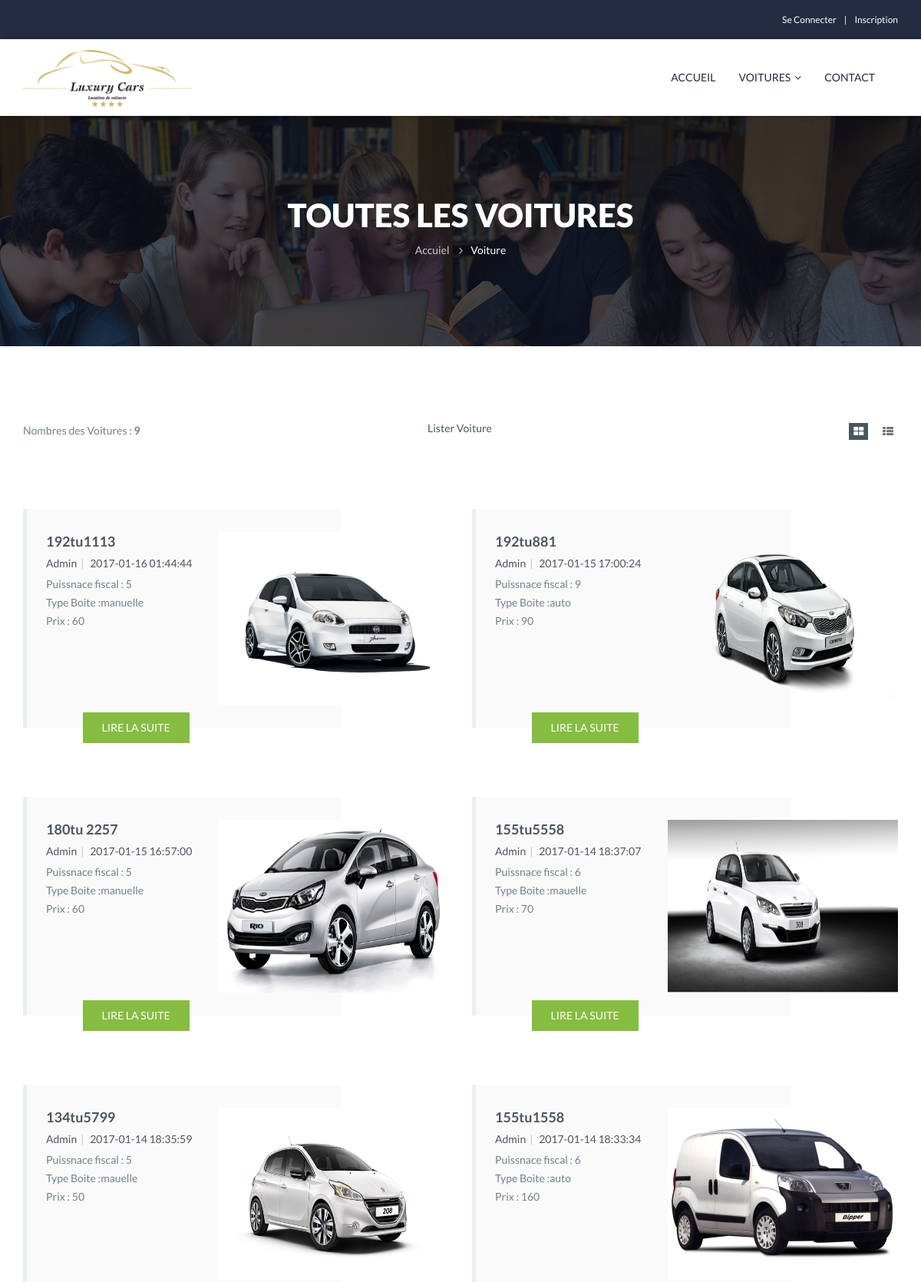
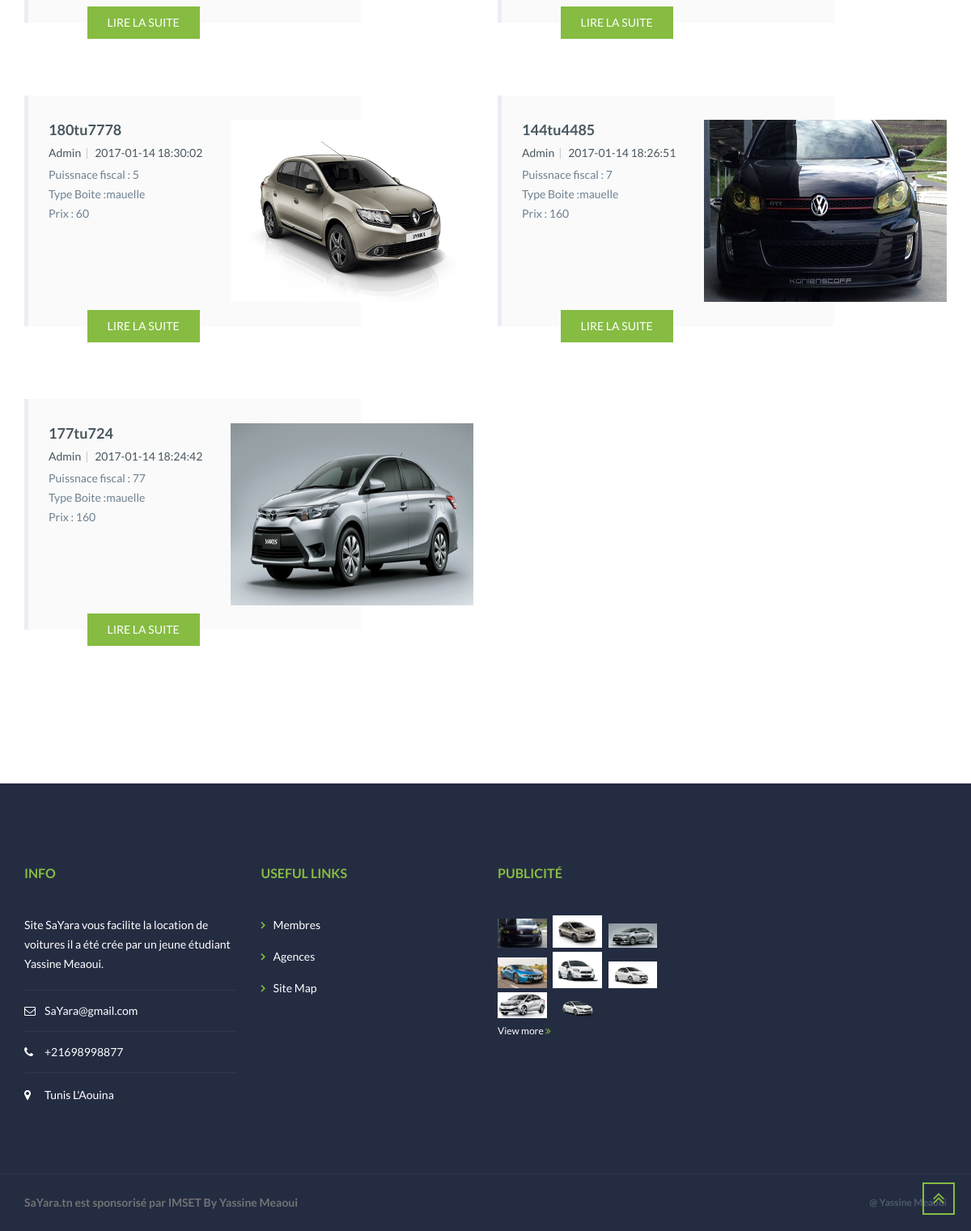
/affiche_voit_ts.php, run on the app's committed database (2 pictures, top to bottom).
### tables this page shows
CREATE TABLE IF NOT EXISTS `voiture` (
  `id` int(11) NOT NULL AUTO_INCREMENT,
  `matricule` varchar(255) DEFAULT NULL,
  `marque` varchar(255) DEFAULT NULL,
  `puissance` int(255) DEFAULT NULL,
  `nbr_place` int(255) DEFAULT NULL,
  `type_boite` varchar(255) DEFAULT NULL,
  `prix` varchar(255) DEFAULT NULL,
  `date` varchar(255) DEFAULT NULL,
  `avatar` text,
  `type` int(11) DEFAULT NULL,
  PRIMARY KEY (`id`)
);

### voit.php (called while the page is built, shortened)
<?php
require_once("connexion.php");
class voiture{
public static function lister(){
	global $cnx;
	$sql="SELECT * FROM voiture ORDER BY date DESC";
	$res=$cnx->query($sql);
	 return($res->fetchAll(PDO::FETCH_NUM));
}
}
?>

### affiche_voit_ts.php (the view, shortened to what this page needs)
<!DOCTYPE html>
<html lang="en">
<head><title>Affiche-voiture</title>
    <link type="text/css" rel="stylesheet" href="assets/font/font-icon/font-awesome-4.4.0/css/font-awesome.css">
    <link type="text/css" rel="stylesheet" href="assets/font/font-icon/font-svg/css/Glyphter.css">
    <link type="text/css" rel="stylesheet" href="assets/libs/animate/animate.css">
    <link type="text/css" rel="stylesheet" href="assets/libs/bootstrap-3.3.5/css/bootstrap.css">
    <link type="text/css" rel="stylesheet" href="assets/libs/owl-carousel-2.0/assets/owl.carousel.css">
    <link type="text/css" rel="stylesheet" href="assets/libs/selectbox/css/jquery.selectbox.css">
    <link type="text/css" rel="stylesheet" href="assets/libs/fancybox/css/jquery.fancybox.css">
    <link type="text/css" rel="stylesheet" href="assets/libs/fancybox/css/jquery.fancybox-buttons.css">
    <link type="text/css" rel="stylesheet" href="assets/libs/media-element/build/mediaelementplayer.min.css">
    <link type="text/css" rel="stylesheet" href="#" id="color-skins">
</head>
<body>
<header>
    <div class="header-topbar">
        <div class="container">
            <div class="topbar-right pull-right">
				<?php
				if(!isset($_SESSION['login']) ){
					echo ' <div class="group-sign-in"><a href="login.php" class="login">Se Connecter</a><a href="register.php" class="register">Inscription</a></div> ';
					}
				?>
            </div>
        </div>
    </div>
    <div class="header-main homepage-01">
        <div class="container">
            <div class="header-main-wrapper">
                <div class="navbar-heade">
                    <div class="logo pull-left"><a href="index.php" class="header-logo"><img src="assets/images/1.png" alt=""/></a></div>
                </div>
                <nav class="navigation collapse navbar-collapse pull-right">
                    <ul class="nav-links nav navbar-nav">
                        <li ><a href="index.php" class="main-menu">Accueil</span></a>
                        </li>
                        <li class="dropdown"><a href="javascript:void(0)" class="main-menu">Voitures<span class="fa fa-angle-down icons-dropdown"></span></a>
                        </li>
                        <li><a href="contact.php" class="main-menu">Contact</a></li>
                    </ul>
                </nav>
            </div>
        </div>
    </div>
</header>
<div id="wrapper-content">
    <div id="page-wrapper">
        <div class="main-content">
            <div class="content">
                <div class="section background-opacity page-title set-height-top">
                    <div class="container">
                        <div class="page-title-wrapper"><h2 class="captions">Toutes les voitures</h2>
                            <ol class="breadcrumb">
                                <li><a href="index.php">Accuiel</a></li>
                                <li class="active"><a href="#">Voiture</a></li>
                            </ol>
                        </div>
                    </div>
                </div>
                    </div>
                </div>
                <div class="section section-padding courses">
                    <div class="container">
                        <div class="courses-wrapper">
                            <div class="row top-content">
                                <div class="col-md-3">
                                    <div class="result-output text-left"><p class="result-count">Nombres des Voitures : <strong>
									<?php require_once('voit.php');$liste=voiture::lister(); echo count($liste); ?>
									</strong> </p></div>
                                </div>
                                <div class="col-md-6">
                                   <?php
									if(isset($_SESSION['login']) && ($_SESSION['type']=="Admin")){
                                    echo '<ul role="tablist" class="nav nav-tabs edugate-tabs">
                                        <li role="presentation" ><a href="ajouter_voit.php"  class="text">Ajouter Voiture</a></li>
                                        <li role="presentation"><a href="affiche_voit.php"  class="text">Lister Voiture</a></li>
									</ul>';
									}else{
									 echo '<ul role="tablist" class="nav nav-tabs edugate-tabs">
                                        <li role="presentation"><a href="affiche_voit.php"  class="text">Lister Voiture</a></li>
									</ul>';
									}
										?>
                                </div>
                                <div class="col-md-3">
                                    <ul class="btn-list-grid list-unstyled text-right">
                                        <li class="active">
                                            <button class="btn-grid"><i class="fa fa-th-large"></i></button>
                                        </li>
                                        <li>
                                            <button class="btn-list"><i class="fa fa-th-list"></i></button>
                                        </li>
                                    </ul>
                                </div>
                            </div>
                            <div class="tab-content courses-content">
                                <div id="campus" role="tabpanel" class="tab-pane fade in active">
                                    <div class="style-show style-grid row">
									<?php
									require_once('voit.php');
												$liste=voiture::lister();
											foreach($liste as $cle=>$valeur)
											{
												echo'	<div class="col-style">
												<div class="edugate-layout-2">
                                                <div class="edugate-layout-2-wrapper">
                                                    <div class="edugate-content"><a href="#" class="title">'.$valeur[1].'</a>
                                                        <div class="info">
                                                            <div class="author item"><a href="#">Admin</a></div>
                                                            <div class="date-time item"><a href="#">'.$valeur[7].'</a></div>
                                                        </div>
                                                        <div class="description"> Puissnace fiscal : '.$valeur[3].'<br>
														 Type Boite :'.$valeur[5].'<br>
														 Prix : '.$valeur[6].'</div>';
														echo '
                                                        <a href="detail_voit.php?id='.$valeur[0] .'"><button class="btn btn-green"><span>lire la suite</span></button></a>
                                                    </div>
                                                    <div class="edugate-image"><img src="'.$valeur[8].'" alt="" class="img-responsive"/></div>
                                                </div>
                                            </div>
                                        </div> ';
											}
									?>
				                  </div>
                                </div>
                              </div>
                        </div>
                    </div>
                </div>
            </div>
        </div>
    <div id="back-top"><a href="#top"><i class="fa fa-angle-double-up"></i></a></div>
<footer>
    <div class="footer-main">
        <div class="container">
            <div class="footer-main-wrapper">
                <div class="row">
                    <div class="col-2">
                        <div class="col-md-3 col-sm-6 col-xs-6 sd380">
                            <div class="edugate-widget widget">
                                <div class="title-widget">INFO</div>
                                <div class="content-widget"><p>Site SaYara vous facilite la location de voitures il a été crée par un jeune étudiant Yassine Meaoui.</p>
                                    <div class="info-list">
                                        <ul class="list-unstyled">
                                            <li><i class="fa fa-envelope-o"></i><a href="#">SaYara@gmail.com</a></li>
                                            <li><i class="fa fa-phone"></i><a href="#">+21698998877</a></li>
                                            <li><i class="fa fa-map-marker"></i><a href="#">
                                                <p>Tunis L'Aouina</p></a></li>
                                        </ul>
                                    </div>
                                </div>
                            </div>
                        </div>
                        <div class="col-md-3 col-sm-6 col-xs-6 sd380">
                            <div class="useful-link-widget widget">
                                <div class="title-widget">USEFUL LINKS</div>
                                <div class="content-widget">
                                    <div class="useful-link-list">
                                        <div class="row">
                                            <div class="col-md-6 col-sm-6 col-xs-6">
                                                <ul class="list-unstyled">
                                                    <li><i class="fa fa-angle-right"></i><a href="#">Membres</a></li>
                                                    <li><i class="fa fa-angle-right"></i><a href="#">Agences</a></li>
                                                    <li><i class="fa fa-angle-right"></i><a href="#">Site Map</a></li>
                                                </ul>
                                            </div>
                                            <div class="col-md-6 col-sm-6 col-xs-6">
                                            </div>
                                        </div>
                                    </div>
                                </div>
                            </div>
                        </div>
                    </div>
                    <div class="col-2">
                        <div class="col-md-3 col-sm-6 col-xs-6 sd380">
                            <div class="gallery-widget widget">
                                <div class="title-widget">Publicité</div>
                                <div class="content-widget">
                                    <div class="gallery-list">
                                        <a href="#" class="thumb"><img src="assets/images/gallery/golf.jpg"class="img-responsive"/></a>
                                        <a href="#" class="thumb"><img src="assets/images/gallery/symbole.jpg"class="img-responsive"/></a>
                                        <a href="#" class="thumb"><img src="assets/images/gallery/toyota.jpg" class="img-responsive"/></a>
                                        <a href="#" class="thumb"><img src="assets/images/gallery/s.jpg"class="img-responsive"/></a>
                                        <a href="#" class="thumb"><img src="assets/images/gallery/f.jpg"class="img-responsive"/></a>
                                        <a href="#" class="thumb"><img src="assets/images/gallery/p.jpg"class="img-responsive"/></a>
                                        <a href="#" class="thumb"><img src="assets/images/gallery/91.jpg"class="img-responsive"/></a>
                                        <a href="#" class="thumb"><img src="assets/images/gallery/c.png" class="img-responsive"/> </a> </div>
                                    <a href="#" class="view-more">View more&nbsp;<i class="fa fa-angle-double-right mls"></i></a></div>
                            </div>
                        </div>
                    </div>
                </div>
            </div>
            <div class="hyperlink">
                <div class="pull-left hyper-left">
                    <ul class="list-inline">
                        <li><b>SaYara.tn</b> est sponsorisé par IMSET By Yassine Meaoui </li>
                    </ul>
                </div>
                <div class="pull-right hyper-right">@ Yassine Meaoui </div>
            </div>
        </div>
    </div>
</footer>
</body>
</html>

### data on the page
voiture: matricule "192tu1113", date "2017-01-16 01:44:44", puissance "5", type_boite "manuelle", prix "60", avatar (picture)
voiture: matricule "192tu881", date "2017-01-15 17:00:24", puissance "9", type_boite "auto", prix "90", avatar (picture)
voiture: matricule "180tu 2257", date "2017-01-15 16:57:00", puissance "5", type_boite "manuelle", prix "60", avatar (picture)
voiture: matricule "155tu5558", date "2017-01-14 18:37:07", puissance "6", type_boite "mauelle", prix "70", avatar (picture)
voiture: matricule "134tu5799", date "2017-01-14 18:35:59", puissance "5", type_boite "mauelle", prix "50", avatar (picture)
voiture: matricule "155tu1558", date "2017-01-14 18:33:34", puissance "6", type_boite "auto", prix "160", avatar (picture)
voiture: matricule "180tu7778", date "2017-01-14 18:30:02", puissance "5", type_boite "mauelle", prix "60", avatar (picture)
voiture: matricule "144tu4485", date "2017-01-14 18:26:51", puissance "7", type_boite "mauelle", prix "160", avatar (picture)
voiture: matricule "177tu724", date "2017-01-14 18:24:42", puissance "77", type_boite "mauelle", prix "160", avatar (picture)

### other printed values
count($liste) "9"
